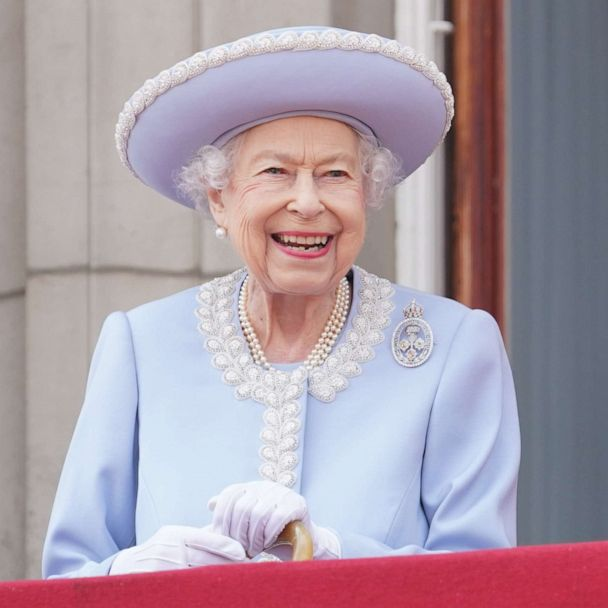
%> input picture DIP_ASSIGNMENT_4/queen.jpg, 608 x 608 px
$ octave imquantize.m   (GNU Octave 9; MATLAB toolbox functions it lacks are replaced by stand-ins)
%> lines starting %> are read from the running program, lines starting %| are printed output that depends on the picture; in (x1, y1, x2, y2) boxes, pixels count from 0 and x2, y2 are one past the last pixel; in counts of white or black regions, pixels touching at a corner belong together; the program's own positions count from 1
### DIP_ASSIGNMENT_4/solutions_submission/RGB_Palette.m
function [pics, avg_list, classes] = RGB_Palette(im_path, nClusters, showFlag)
    close all;

    img =  im2double(imread(im_path));
    % img =  im2double(imread("../color.jpg"));
    img_lin = img.^2.2;
    [height, width, ~] = size(img);

    % prepare data
    redC = img_lin(:,:,1);
    greenC= img_lin(:,:,2);
    blueC= img_lin(:,:,3);
    data = double([redC(:), blueC(:), greenC(:)]);

    % perform kmeans on 7 clusters
    [idx, centroids] = kmeans(data, nClusters, Replicates=2);

    % make a cell array of classes
    classes = cell(1,nClusters);
    for i =1:nClusters
        class = reshape(idx==i,height,width);
        classes{i} = class;
    end

    % show colored pixels of img_lin where class1,2,3,... == 1
    pics = cell(1,nClusters);
    res = cell(1,nClusters);
    for i = 1:length(classes)
        cur = classes{i};

        % reconstruct the colors
        out_red = cur .* img_lin(:,:,1);
        out_green= cur .* img_lin(:,:,2);
        out_blue= cur .* img_lin(:,:,3);
        pic_col = cat(3, out_red, out_green, out_blue);

        % split and modify hue, sat, value
        [H, S, V] = rgb2hsv(pic_col);
        % edit here ...

        pic_out = cat(3, H, S, V);
        pic_out = hsv2rgb(pic_out);
        pics{i} = pic_out;

        out = cat(3, out_red, out_green, out_blue);
        res{i} = out;
    end

    % get the average values
    avg_list = cell(1,nClusters);
    for i = 1:length(res)
        wdw = img_lin;
        wdw(:,:,1) = centroids(i,1);
        wdw(:,:,2) = centroids(i,3); % this bothers me a lot
        wdw(:,:,3) = centroids(i,2);

        avg_list{i} = wdw;
    end

    collated = [pics, avg_list];

    if showFlag
        montage(collated,Size=[2 NaN],BorderSize=[2,2],BackgroundColor=[1,1,1]);
    end
end

### DIP_ASSIGNMENT_4/solutions_submission/imquantize.m
close all;
impath = "../queen.jpg";
img = imread(impath);
%> img is the input picture: size 608x608x3 uint8; mean R, G, B 172.1, 156.2, 167.2
img = im2double(img);
%> img: size 608x608x3 double

[height, width, ~] = size(img);
%> height = 608; width = 608

nClusters = 32;

% [pics, avg_list, classes] = CIELab_Palette(impath, nClusters, false, false);
[pics, avg_list, classes] = RGB_Palette(impath, nClusters, false);
%> in RGB_Palette, `img_lin = img.^2.2;`:
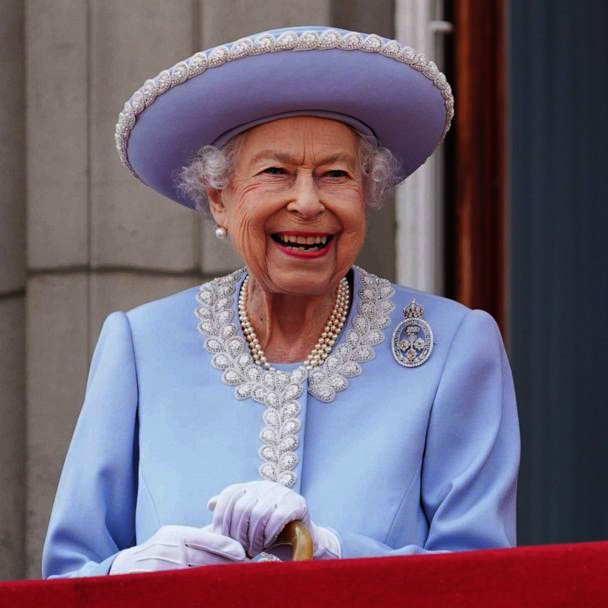
%> img_lin: size 608x608x3 double; mean R, G, B 0.45, 0.392, 0.452
%> in RGB_Palette, `redC = img_lin(:,:,1);`:
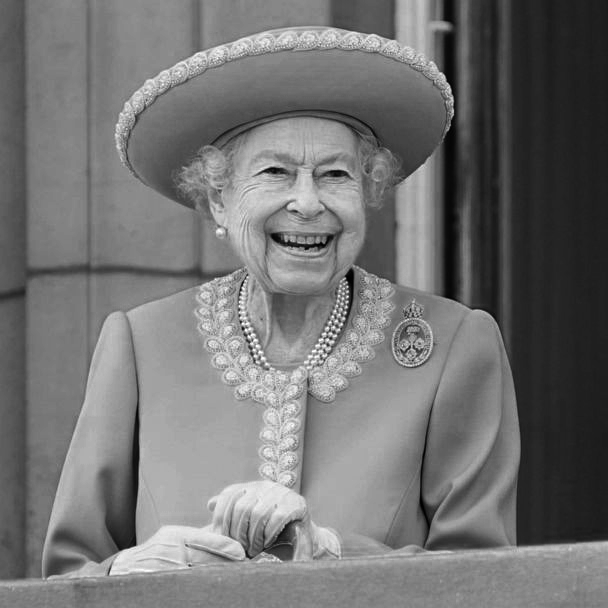
%> redC: size 608x608 double; min 5.69e-05, max 1, mean 0.45
%> in RGB_Palette, `greenC= img_lin(:,:,2);`:
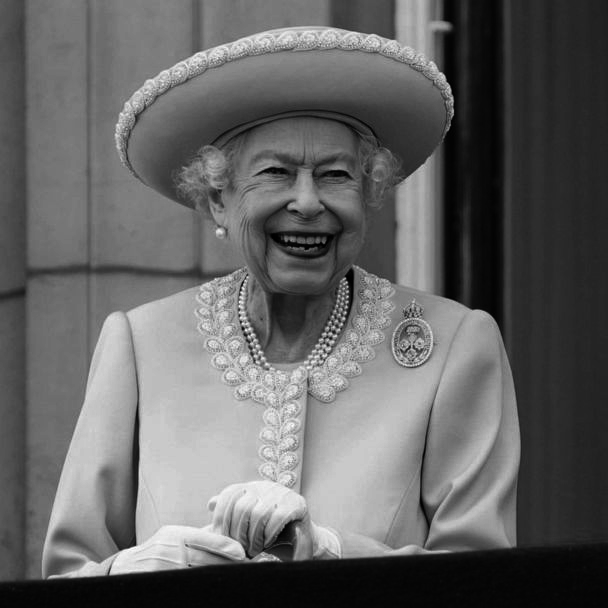
%> greenC: size 608x608 double; min 0, max 1, mean 0.392
%> in RGB_Palette, `blueC= img_lin(:,:,3);`:
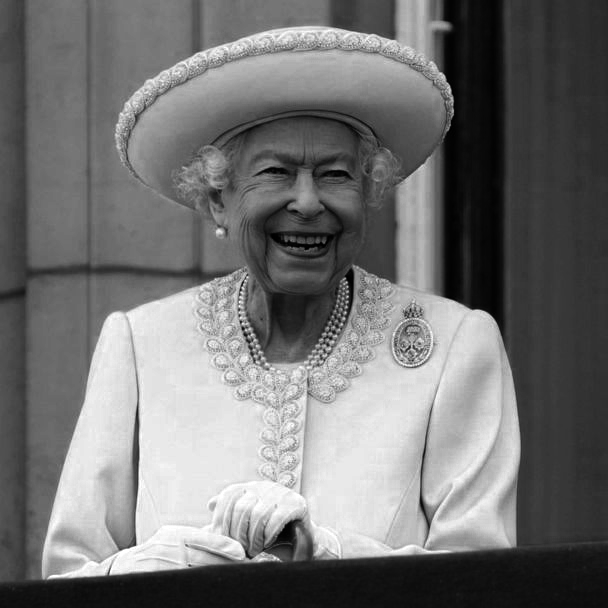
%> blueC: size 608x608 double; min 5.08e-06, max 1, mean 0.452
%> in RGB_Palette, `[idx, centroids] = kmeans(data, nClusters, Replicates=2);`: centroids = 32 rows, first 12: [0.295 0.251 0.239; 0.633 0.892 0.737; 0.502 0.44 0.454; 0.565 0.249 0.292; 0.37 0.108 0.143; 0.0636 0.0241 0.0238; 0.612 0.626 0.581; 0.696 0.398 0.463; 0.519 0.0685 0.0269; 0.372 0.695 0.445; 0.465 0.616 0.448; 0.366 0.306 0.316]
%> the loop in RGB_Palette, `for i =1:nClusters` made 32 passes
%> pass 1, in RGB_Palette, `class = reshape(idx==i,height,width);`:
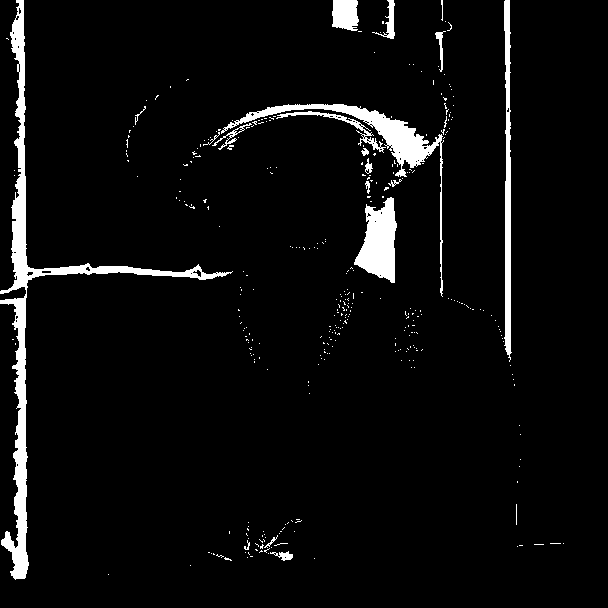
%> class: size 608x608 logical; 4.8% white; 353 white regions (333 under 20 px), largest, box (x1, y1, x2, y2) and area: (0, 0, 233, 580) 7391, (221, 104, 444, 297) 3175, (354, 197, 397, 283) 2276
%> pass 3, in RGB_Palette, `class = reshape(idx==i,height,width);`:
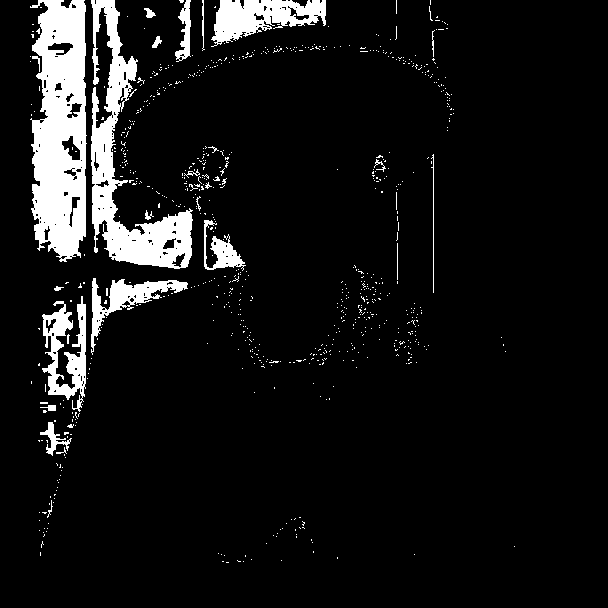
%> class: size 608x608 logical; 8.3% white; 777 white regions (751 under 20 px), largest, box (x1, y1, x2, y2) and area: (30, 0, 87, 262) 11191, (91, 0, 193, 269) 8136, (211, 0, 326, 47) 2992
%> after the loop in RGB_Palette, `for i =1:nClusters`: classes = 32 items
%> the loop in RGB_Palette, `for i = 1:length(classes)` made 1 pass
%> pass 1, in RGB_Palette, `out_green= cur .* img_lin(:,:,2);`:
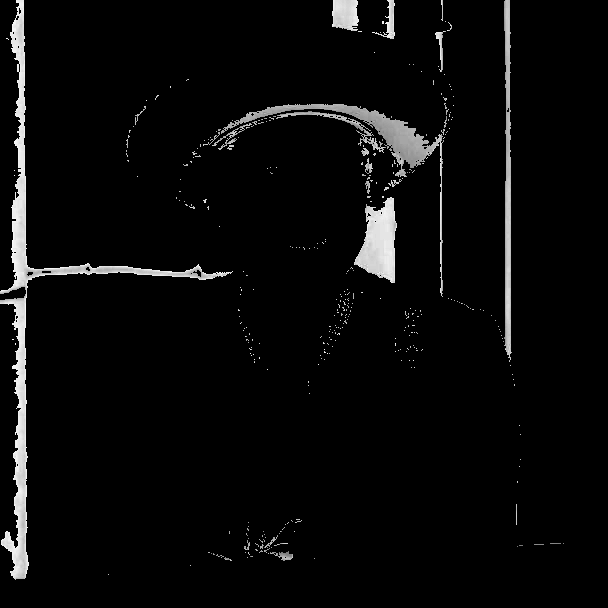
%> out_green: size 608x608 double; min 0, max 0.298, mean 0.0116; drawn with min black and max white
%> the run ends on the next line
